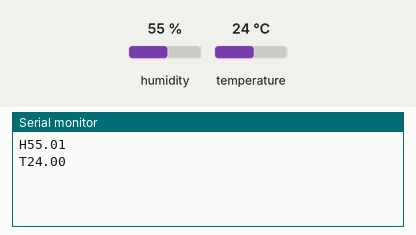
This program was run on a simulated Arduino Uno, built with avr-gcc and run on an emulated ATmega328P. On the bench: the last lines printed to the serial monitor. Wiring (inferred from the names in the program): HTU21/Si7021 sensor at I2C address 0x40. Inputs (shaded band) come from the test bench; at power-on: humidity 55 %, temperature 24 °C.

Above: at 2.6 s.
2.7 s: humidity set to 22 %
At 4.2 s:
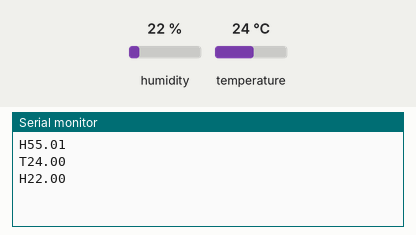
4.5 s: temperature set to 12 °C
At 5.7 s:
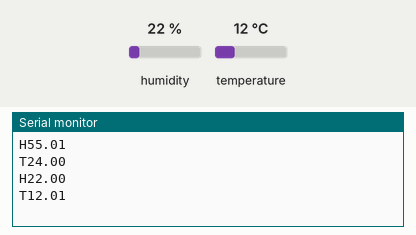
6.3 s: humidity set to 40 %
At 7.4 s:
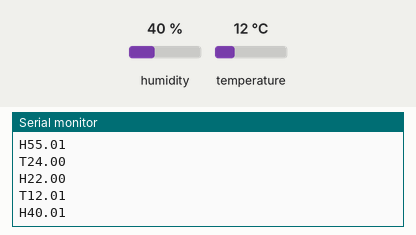

The program:

main.cpp
```cpp
#include <Arduino.h>
#include <Wire.h>

#define BAUD_RATE 9600

#define SHT25_ADDR 0x40
#define HUM_COMMAND 0xF5
#define TEMP_COMMAND 0xF3
#define MAX_SPEED 255
#define MIN_DATA_SIZE 2
#define TEMPERATURE 'T'
#define HUMIDITY 'H'

float lastTemp = 0, lastHum = 0;
const int BT_SERIAL_RX = 0, BT_SERIAL_TX = 1;

void setup()
{
  Wire.begin();
  Serial.begin(BAUD_RATE);
}

void loop()
{
  unsigned int data[2];

  Wire.beginTransmission(SHT25_ADDR);
  Wire.write(HUM_COMMAND);
  Wire.endTransmission();

  delay(500);
  Wire.requestFrom(SHT25_ADDR, MIN_DATA_SIZE);

  if (Wire.available() >= MIN_DATA_SIZE)
  {
    data[0] = Wire.read();
    data[1] = Wire.read();
    float humidity = (((data[0] * 256.0 + data[1]) * 125.0) / 65536.0) - 6;

    if (lastHum == 0 || abs(humidity - lastHum) / lastHum > 0.05)
    {
      Serial.print("H");
      Serial.println(humidity);
      lastHum = humidity;
    }
  }

  Wire.beginTransmission(SHT25_ADDR);
  Wire.write(TEMP_COMMAND);
  Wire.endTransmission();

  delay(500);
  Wire.requestFrom(SHT25_ADDR, MIN_DATA_SIZE);

  if (Wire.available() >= MIN_DATA_SIZE)
  {
    data[0] = Wire.read();
    data[1] = Wire.read();
    float cTemp = (((data[0] * 256.0 + data[1]) * 175.72) / 65536.0) - 46.85;

    if (lastTemp == 0 || abs(cTemp - lastTemp) / lastTemp > 0.05)
    {
      Serial.print("T");
      Serial.println(cTemp);
      lastTemp = cTemp;
    }
  }

  delay(300);
}
```

Measured:
- after the input at 2.7 s, the serial monitor: prints a new line after 0.40 s (image 1)
- after the input at 4.5 s, the serial monitor: prints a new line after 0.41 s (image 2)
- after the input at 6.3 s, the serial monitor: prints a new line after 0.71 s (image 3)
